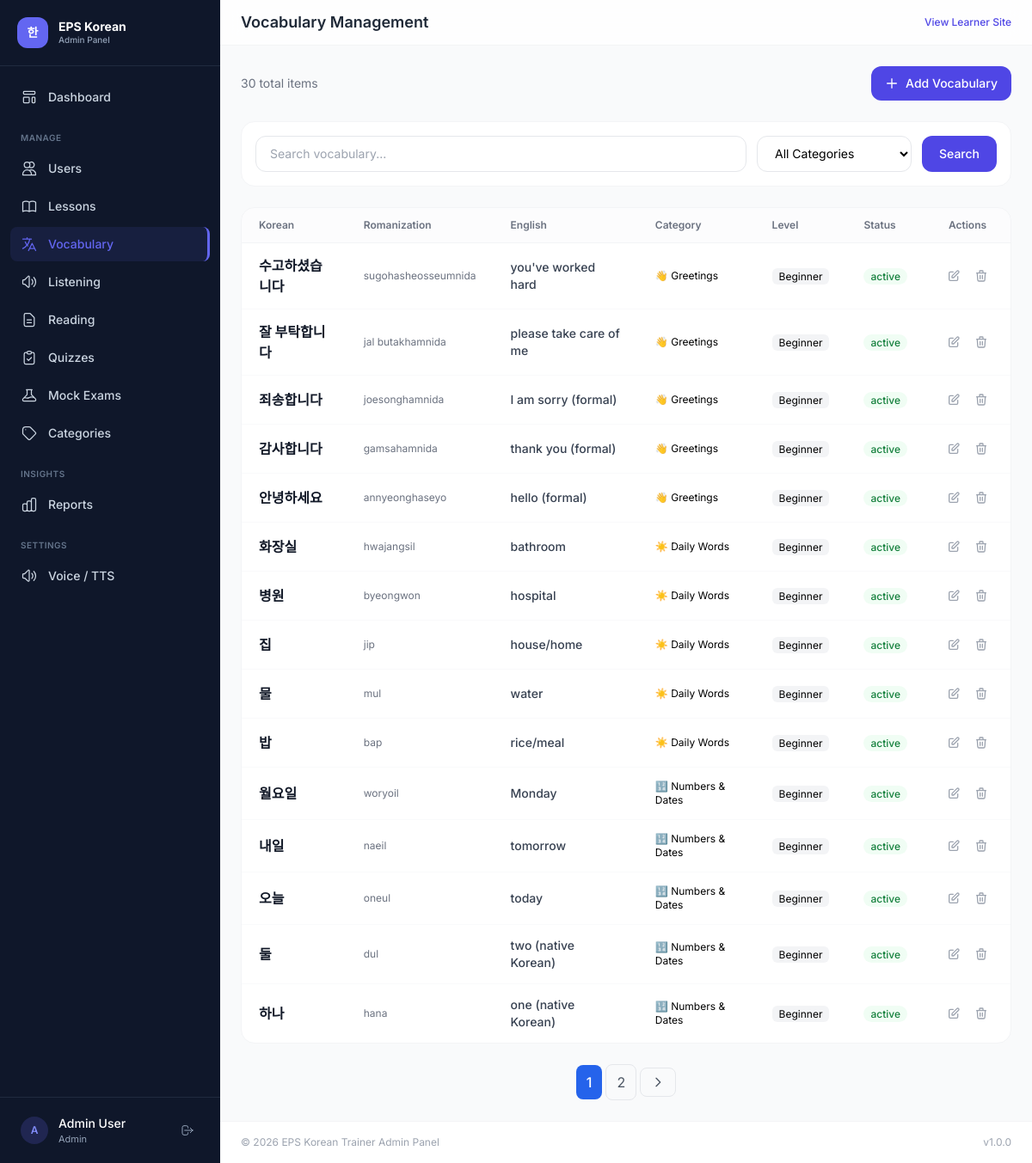
Screenshot of /admin/vocabulary.php (signed in) with the database file from the repository.
### tables this page shows
CREATE TABLE vocabulary (
    id INT AUTO_INCREMENT PRIMARY KEY,
    category_id INT DEFAULT NULL,
    korean_word VARCHAR(100) NOT NULL,
    transliteration VARCHAR(150) DEFAULT NULL,
    english_meaning VARCHAR(200) NOT NULL,
    part_of_speech ENUM('noun','verb','adjective','adverb','phrase','expression','other') DEFAULT 'noun',
    example_sentence_kr VARCHAR(500) DEFAULT NULL,
    example_sentence_en VARCHAR(500) DEFAULT NULL,
    audio_path VARCHAR(255) DEFAULT NULL,
    difficulty ENUM('beginner','intermediate','advanced') DEFAULT 'beginner',
    status ENUM('active','inactive') DEFAULT 'active',
    created_at DATETIME DEFAULT CURRENT_TIMESTAMP,
    updated_at DATETIME DEFAULT CURRENT_TIMESTAMP ON UPDATE CURRENT_TIMESTAMP,
    FOREIGN KEY (category_id) REFERENCES categories(id) ON DELETE SET NULL,
    INDEX idx_difficulty (difficulty),
    INDEX idx_status (status)
);

CREATE TABLE categories (
    id INT AUTO_INCREMENT PRIMARY KEY,
    name VARCHAR(100) NOT NULL,
    slug VARCHAR(100) NOT NULL UNIQUE,
    description TEXT DEFAULT NULL,
    module ENUM('lesson','vocabulary','listening','reading','quiz','mock_exam') NOT NULL,
    icon VARCHAR(50) DEFAULT NULL,
    color VARCHAR(20) DEFAULT '#3B82F6',
    sort_order INT DEFAULT 0,
    status ENUM('active','inactive') DEFAULT 'active',
    created_at DATETIME DEFAULT CURRENT_TIMESTAMP,
    INDEX idx_module (module),
    INDEX idx_status (status)
);

### admin/vocabulary.php (the view, shortened to what this page needs)
<?php
require_once __DIR__ . '/../includes/helpers.php';
$db = getDB();
$categories = $db->query("SELECT * FROM categories WHERE module = 'vocabulary' AND status = 'active' ORDER BY sort_order")->fetchAll();
$action = $_GET['action'] ?? 'list';
$vocab = null;
require_once __DIR__ . '/../includes/admin-header.php';
if ($action === 'add' || ($action === 'edit' && $vocab)):
?>
<div class="max-w-4xl mx-auto">
    <div class="flex items-center justify-between mb-6">
        <h3 class="text-lg font-semibold text-gray-900"><?= $vocab ? 'Edit Vocabulary' : 'Add Vocabulary' ?></h3>
        <a href="<?= APP_URL ?>/admin/vocabulary.php" class="text-sm text-gray-500 hover:text-gray-700">← Back</a>
    </div>
    <form method="POST" enctype="multipart/form-data" class="bg-white rounded-2xl border border-gray-100 p-6 space-y-5">
        <?= csrfField() ?>
        <input type="hidden" name="form_action" value="save">
        <div class="grid sm:grid-cols-2 gap-4">
            <div>
                <label class="block text-sm font-medium text-gray-700 mb-1.5">Korean Word *</label>
                <input type="text" name="korean_word" value="<?= sanitize($vocab['korean_word'] ?? '') ?>" required
                    class="w-full px-4 py-3 rounded-xl border border-gray-200 text-lg korean-text font-bold focus:border-indigo-500 outline-none">
            </div>
            <div>
                <label class="block text-sm font-medium text-gray-700 mb-1.5">Transliteration</label>
                <input type="text" name="transliteration" value="<?= sanitize($vocab['transliteration'] ?? '') ?>"
                    class="w-full px-4 py-3 rounded-xl border border-gray-200 text-sm focus:border-indigo-500 outline-none">
            </div>
            <div>
                <label class="block text-sm font-medium text-gray-700 mb-1.5">English Meaning *</label>
                <input type="text" name="english_meaning" value="<?= sanitize($vocab['english_meaning'] ?? '') ?>" required
                    class="w-full px-4 py-3 rounded-xl border border-gray-200 text-sm focus:border-indigo-500 outline-none">
            </div>
            <div>
                <label class="block text-sm font-medium text-gray-700 mb-1.5">Part of Speech</label>
                <select name="part_of_speech" class="w-full px-4 py-3 rounded-xl border border-gray-200 text-sm bg-white">
                    <?php foreach (['noun','verb','adjective','adverb','phrase','expression','other'] as $pos): ?>
                        <option value="<?= $pos ?>" <?= ($vocab['part_of_speech'] ?? '') === $pos ? 'selected' : '' ?>><?= ucfirst($pos) ?></option>
                    <?php endforeach; ?>
                </select>
            </div>
            <div>
                <label class="block text-sm font-medium text-gray-700 mb-1.5">Category</label>
                <select name="category_id" class="w-full px-4 py-3 rounded-xl border border-gray-200 text-sm bg-white">
                    <option value="">No Category</option>
                    <?php foreach ($categories as $c): ?>
                        <option value="<?= $c['id'] ?>" <?= ($vocab['category_id'] ?? '') == $c['id'] ? 'selected' : '' ?>><?= $c['icon'] ?> <?= sanitize($c['name']) ?></option>
                    <?php endforeach; ?>
                </select>
            </div>
            <div>
                <label class="block text-sm font-medium text-gray-700 mb-1.5">Difficulty</label>
                <select name="difficulty" class="w-full px-4 py-3 rounded-xl border border-gray-200 text-sm bg-white">
                    <option value="beginner" <?= ($vocab['difficulty'] ?? '') === 'beginner' ? 'selected' : '' ?>>Beginner</option>
                    <option value="intermediate" <?= ($vocab['difficulty'] ?? '') === 'intermediate' ? 'selected' : '' ?>>Intermediate</option>
                    <option value="advanced" <?= ($vocab['difficulty'] ?? '') === 'advanced' ? 'selected' : '' ?>>Advanced</option>
                </select>
            </div>
        </div>
        <div>
            <label class="block text-sm font-medium text-gray-700 mb-1.5">Example Sentence (Korean)</label>
            <input type="text" name="example_sentence_kr" value="<?= sanitize($vocab['example_sentence_kr'] ?? '') ?>"
                class="w-full px-4 py-3 rounded-xl border border-gray-200 text-sm korean-text focus:border-indigo-500 outline-none">
        </div>
        <div>
            <label class="block text-sm font-medium text-gray-700 mb-1.5">Example Sentence (English)</label>
            <input type="text" name="example_sentence_en" value="<?= sanitize($vocab['example_sentence_en'] ?? '') ?>"
                class="w-full px-4 py-3 rounded-xl border border-gray-200 text-sm focus:border-indigo-500 outline-none">
        </div>
        <div class="grid sm:grid-cols-2 gap-4">
            <div>
                <label class="block text-sm font-medium text-gray-700 mb-1.5">Audio File</label>
                <input type="file" name="audio_file" accept="audio/*" class="w-full px-4 py-2.5 rounded-xl border border-gray-200 text-sm">
                <?php if (!empty($vocab['audio_path'])): ?><p class="text-xs text-gray-400 mt-1">Current: <?= sanitize($vocab['audio_path']) ?></p><?php endif; ?>
            </div>
            <div>
                <label class="block text-sm font-medium text-gray-700 mb-1.5">Status</label>
                <select name="status" class="w-full px-4 py-3 rounded-xl border border-gray-200 text-sm bg-white">
                    <option value="active" <?= ($vocab['status'] ?? '') === 'active' ? 'selected' : '' ?>>Active</option>
                    <option value="inactive" <?= ($vocab['status'] ?? '') === 'inactive' ? 'selected' : '' ?>>Inactive</option>
                </select>
            </div>
        </div>
        <div class="flex items-center gap-3 pt-4 border-t border-gray-100">
            <button type="submit" class="px-6 py-3 bg-indigo-600 hover:bg-indigo-700 text-white font-semibold rounded-xl transition text-sm">
                <?= $vocab ? 'Update' : 'Create' ?>
            </button>
            <a href="<?= APP_URL ?>/admin/vocabulary.php" class="px-6 py-3 border border-gray-200 rounded-xl text-sm text-gray-600 hover:bg-gray-50 transition">Cancel</a>
        </div>
    </form>
</div>
<?php else: ?>
<div class="flex items-center justify-between mb-6">
    <p class="text-sm text-gray-500"><?= getCount('vocabulary') ?> total items</p>
    <a href="<?= APP_URL ?>/admin/vocabulary.php?action=add" class="inline-flex items-center gap-2 px-4 py-2.5 bg-indigo-600 hover:bg-indigo-700 text-white rounded-xl text-sm font-medium transition">
        <svg class="w-4 h-4" fill="none" stroke="currentColor" viewBox="0 0 24 24"><path stroke-linecap="round" stroke-linejoin="round" stroke-width="2" d="M12 4v16m8-8H4"/></svg>
        Add Vocabulary
    </a>
</div>
<?php
$search = $_GET['search'] ?? '';
$where = "1=1"; $params = [];
$page = max(1, (int)($_GET['page'] ?? 1));
$offset = ($page - 1) * ITEMS_PER_PAGE;
$countStmt = $db->prepare("SELECT COUNT(*) as cnt FROM vocabulary v WHERE $where");
$countStmt->execute($params);
$totalItems = (int)$countStmt->fetch()['cnt'];
$stmt = $db->prepare("SELECT v.*, c.name as category_name, c.icon as category_icon FROM vocabulary v LEFT JOIN categories c ON v.category_id = c.id WHERE $where ORDER BY v.id DESC LIMIT " . ITEMS_PER_PAGE . " OFFSET $offset");
$stmt->execute($params);
$vocabItems = $stmt->fetchAll();
?>
<div class="bg-white rounded-2xl border border-gray-100 p-4 mb-6">
    <form method="GET" class="flex flex-col sm:flex-row gap-3">
        <input type="text" name="search" value="<?= sanitize($search) ?>" placeholder="Search vocabulary..." class="flex-1 px-4 py-2.5 rounded-xl border border-gray-200 text-sm">
        <select name="category" class="px-4 py-2.5 rounded-xl border border-gray-200 text-sm bg-white">
            <option value="">All Categories</option>
        </select>
        <button type="submit" class="px-5 py-2.5 bg-indigo-600 text-white rounded-xl text-sm font-medium hover:bg-indigo-700 transition">Search</button>
    </form>
</div>
<div class="bg-white rounded-2xl border border-gray-100 overflow-hidden">
    <div class="overflow-x-auto">
        <table class="w-full text-sm">
            <thead>
                <tr class="border-b border-gray-100 bg-gray-50/50">
                    <th class="text-left px-5 py-3 text-xs font-semibold text-gray-500">Korean</th>
                    <th class="text-left px-5 py-3 text-xs font-semibold text-gray-500">Romanization</th>
                    <th class="text-left px-5 py-3 text-xs font-semibold text-gray-500">English</th>
                    <th class="text-left px-5 py-3 text-xs font-semibold text-gray-500">Category</th>
                    <th class="text-left px-5 py-3 text-xs font-semibold text-gray-500">Level</th>
                    <th class="text-left px-5 py-3 text-xs font-semibold text-gray-500">Status</th>
                    <th class="text-center px-5 py-3 text-xs font-semibold text-gray-500">Actions</th>
                </tr>
            </thead>
            <tbody class="divide-y divide-gray-50">
                <?php foreach ($vocabItems as $v): ?>
                <tr class="hover:bg-gray-50/50 transition">
                    <td class="px-5 py-3.5"><span class="korean-text text-base font-bold text-gray-900"><?= sanitize($v['korean_word']) ?></span></td>
                    <td class="px-5 py-3.5 text-gray-500 text-xs"><?= sanitize($v['transliteration'] ?? '') ?></td>
                    <td class="px-5 py-3.5 font-medium text-gray-700"><?= sanitize($v['english_meaning']) ?></td>
                    <td class="px-5 py-3.5 text-xs"><?= $v['category_icon'] ?? '' ?> <?= sanitize($v['category_name'] ?? '-') ?></td>
                    <td class="px-5 py-3.5"><span class="px-2 py-0.5 rounded-md bg-gray-100 text-xs capitalize"><?= $v['difficulty'] ?></span></td>
                    <td class="px-5 py-3.5">
                        <span class="px-2 py-0.5 rounded-full text-xs font-medium <?= $v['status'] === 'active' ? 'bg-green-50 text-green-700' : 'bg-gray-100 text-gray-500' ?>"><?= $v['status'] ?></span>
                    </td>
                    <td class="px-5 py-3.5 text-center">
                        <div class="flex items-center justify-center gap-1">
                            <a href="<?= APP_URL ?>/admin/vocabulary.php?action=edit&id=<?= $v['id'] ?>" class="p-1.5 rounded-lg hover:bg-indigo-50 text-gray-400 hover:text-indigo-600 transition">
                                <svg class="w-4 h-4" fill="none" stroke="currentColor" viewBox="0 0 24 24"><path stroke-linecap="round" stroke-linejoin="round" stroke-width="2" d="M11 5H6a2 2 0 00-2 2v11a2 2 0 002 2h11a2 2 0 002-2v-5m-1.414-9.414a2 2 0 112.828 2.828L11.828 15H9v-2.828l8.586-8.586z"/></svg>
                            </a>
                            <form method="POST" class="inline" onsubmit="return confirm('Delete?')">
                                <button type="submit" class="p-1.5 rounded-lg hover:bg-red-50 text-gray-400 hover:text-red-600 transition">
                                    <svg class="w-4 h-4" fill="none" stroke="currentColor" viewBox="0 0 24 24"><path stroke-linecap="round" stroke-linejoin="round" stroke-width="2" d="M19 7l-.867 12.142A2 2 0 0116.138 21H7.862a2 2 0 01-1.995-1.858L5 7m5 4v6m4-6v6m1-10V4a1 1 0 00-1-1h-4a1 1 0 00-1 1v3M4 7h16"/></svg>
                                </button>
                            </form>
                        </div>
                    </td>
                </tr>
                <?php endforeach; ?>
            </tbody>
        </table>
    </div>
</div>
<?= paginate($totalItems, ITEMS_PER_PAGE, $page, APP_URL . '/admin/vocabulary.php?' . http_build_query(array_diff_key($_GET, ['page' => '']))) ?>
<?php endif; ?>
<?php require_once __DIR__ . '/../includes/admin-footer.php'; ?>

### includes/admin-header.php (style rules this page uses)
body { font-family: 'Inter', 'Noto Sans KR', sans-serif; }

### rows the page displays
vocabulary: korean_word "수고하셨습니다", transliteration "sugohasheosseumnida", english_meaning "you've worked hard", category.icon "👋", category.name "Greetings", difficulty "Beginner", status "active"
vocabulary: korean_word "잘 부탁합니다", transliteration "jal butakhamnida", english_meaning "please take care of me", category.icon "👋", category.name "Greetings", difficulty "Beginner", status "active"
vocabulary: korean_word "죄송합니다", transliteration "joesonghamnida", english_meaning "I am sorry (formal)", category.icon "👋", category.name "Greetings", difficulty "Beginner", status "active"
vocabulary: korean_word "감사합니다", transliteration "gamsahamnida", english_meaning "thank you (formal)", category.icon "👋", category.name "Greetings", difficulty "Beginner", status "active"
vocabulary: korean_word "안녕하세요", transliteration "annyeonghaseyo", english_meaning "hello (formal)", category.icon "👋", category.name "Greetings", difficulty "Beginner", status "active"
vocabulary: korean_word "화장실", transliteration "hwajangsil", english_meaning "bathroom", category.icon "☀️", category.name "Daily Words", difficulty "Beginner", status "active"
vocabulary: korean_word "병원", transliteration "byeongwon", english_meaning "hospital", category.icon "☀️", category.name "Daily Words", difficulty "Beginner", status "active"
vocabulary: korean_word "집", transliteration "jip", english_meaning "house/home", category.icon "☀️", category.name "Daily Words", difficulty "Beginner", status "active"
vocabulary: korean_word "물", transliteration "mul", english_meaning "water", category.icon "☀️", category.name "Daily Words", difficulty "Beginner", status "active"
vocabulary: korean_word "밥", transliteration "bap", english_meaning "rice/meal", category.icon "☀️", category.name "Daily Words", difficulty "Beginner", status "active"
vocabulary: korean_word "월요일", transliteration "woryoil", english_meaning "Monday", category.icon "🔢", category.name "Numbers & Dates", difficulty "Beginner", status "active"
vocabulary: korean_word "내일", transliteration "naeil", english_meaning "tomorrow", category.icon "🔢", category.name "Numbers & Dates", difficulty "Beginner", status "active"
vocabulary: korean_word "오늘", transliteration "oneul", english_meaning "today", category.icon "🔢", category.name "Numbers & Dates", difficulty "Beginner", status "active"
vocabulary: korean_word "둘", transliteration "dul", english_meaning "two (native Korean)", category.icon "🔢", category.name "Numbers & Dates", difficulty "Beginner", status "active"
vocabulary: korean_word "하나", transliteration "hana", english_meaning "one (native Korean)", category.icon "🔢", category.name "Numbers & Dates", difficulty "Beginner", status "active"

### other values shown
substr($currentUser['name'], 0, 1) "A"
$currentUser['name'] "Admin User"
$pageTitle "Vocabulary Management"
getCount('vocabulary') "30"
APP_NAME "EPS Korean Trainer"
APP_VERSION "1.0.0"
